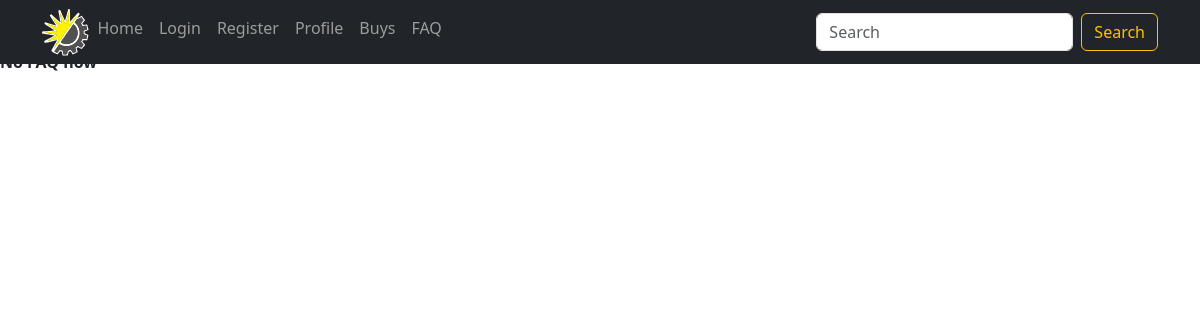
Before: /faqs/ with the older database file.
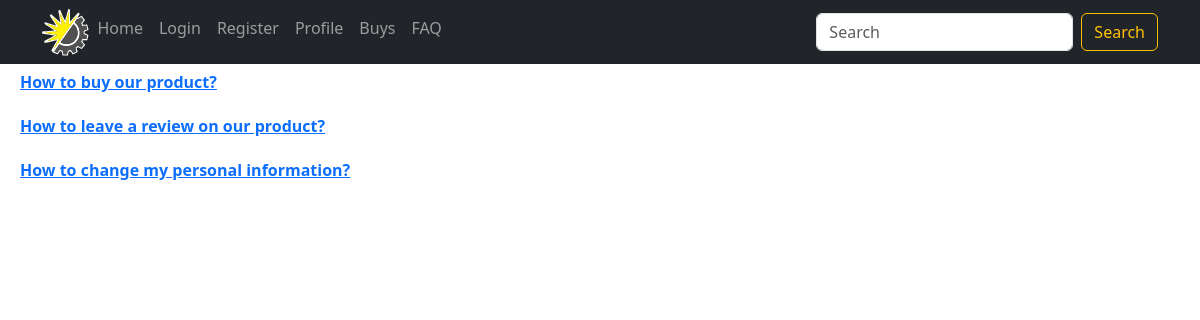
After: the same page with the newer database file.
### apps/shop/models.py (models this page shows, shortened)
class Faq(models.Model):
    date = models.DateTimeField(auto_now_add=True, editable=False)
    title = models.CharField(max_length=64, blank=True)
    content = models.TextField()
    def get_absolute_url(self):
        return f"/faq/{self.id}/"

### apps/shop/views.py (the view)
# urls.py: path("faqs/", views.faqs, name='faqs'),
def faqs(request):
    f = Faq.objects.all()
    return render(request, "shop/faqs.html", {
        'faqs': f
    })

### apps/shop/templates/shop/faqs.html
{% extends "shop/base.html" %}
{% block content %}
  {% for f in faqs %}
    <dt style="margin: 20px;"><a href="{{ f.get_absolute_url }}">{{ f.title }}</a></dt>
      {% empty %}
        <dt>No FAQ now</dt>
      {% endfor %}
{% endblock %}

Changed rows visible on the page:
added Faq: title "How to buy our product?"
added Faq: title "How to leave a review on our product?"
added Faq: title "How to change my personal information?"
